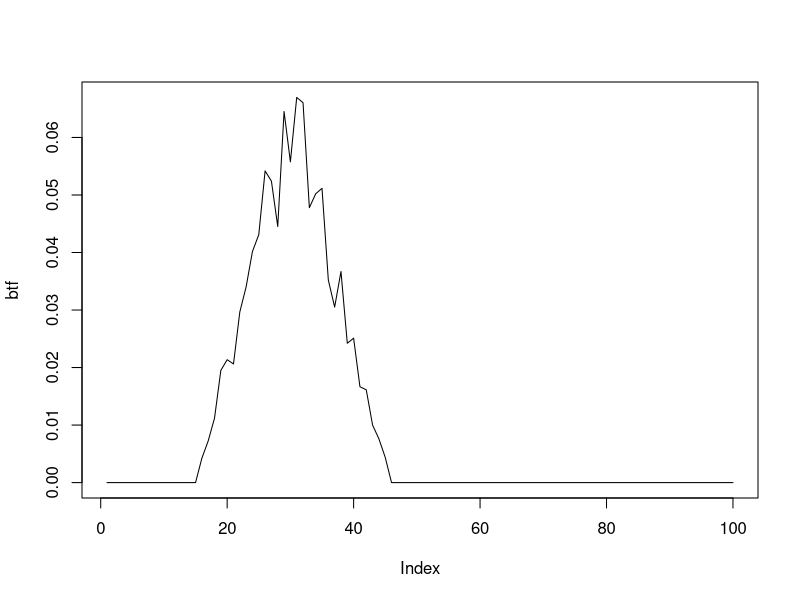
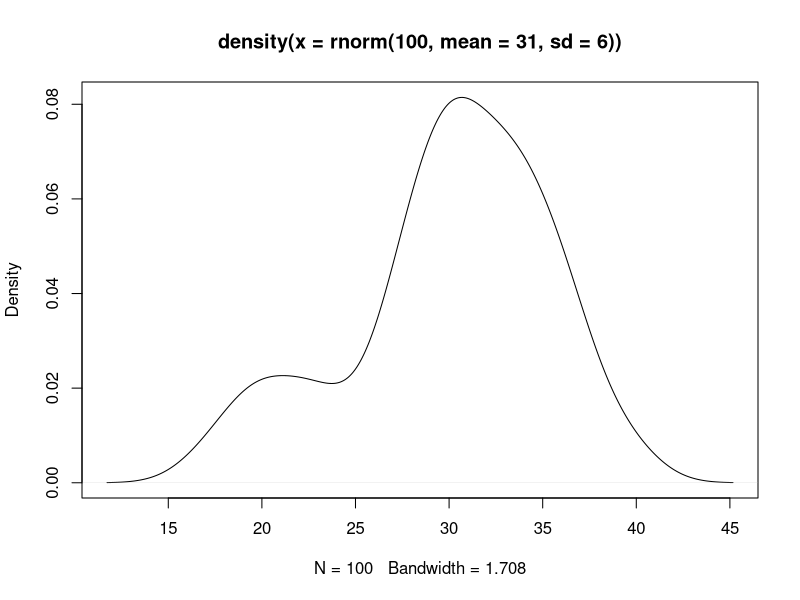

Source code (R) for these figures, in order:
#Wirtschaftsstatistik SS2021
#Vorlseung Nr.3) Demographie 3
#Anlegen der benötigten Daten
#maximales alter 100 daher werden 100x1 Vektoren gebraucht

#Bestehende Bevölkerung im Jahr t nach Altersklassen
#Am Anfang des Jahres
#Männer
ntm<-sample(seq(200,300),100,replace=TRUE)
#Frauen
ntf<-sample(seq(200,300),100,replace=TRUE)

#Am Ende des Jahres
ntmEnde<-sample(seq(100,150),100,replace=TRUE)
ntfEnde<-sample(seq(100,150),100,replace=TRUE)

#Geburten je Altersklasse anlegen

a<-c(seq(1:15),seq(from=15, to=1))
geburten<-c(rep(0,15),a,rep(0,55))
geburten

#Allgemeine Geburtenziffer
#Zahl aller Geburten durch die durchschnittlich anwesende Bevölkerung
#Durchschnittliche Bevölkerung
sum(ntm,ntmEnde)/2

sum(ntf,ntfEnde)/2

Bev<-sum(sum(ntf,ntfEnde)/2,sum(ntm,ntmEnde)/2);Bev
#Zahl aller Geburten
AGZ<-sum(geburten)/Bev;AGZ

#Allgemeine Geburtenrate
#Anzahl der Frauen im gebährfähigen Alter: alle Angaben in Zeilen 15 bis 45 aufsummieren
#Aufsummieren unde den Durchschnitt bilden von Zeil 15 bis 45
sum(ntf[1:45],ntfEnde[1:45])/2

AGR<-sum(geburten)/(sum(ntf[1:45],ntfEnde[1:45])/2);AGR
#Vergleich zeigt:
AGR;AGZ

#Weitere Spezialisierung: Altersspezifische Geburtenziffern
geburten
ntf


btf<-geburten/ntf;btf
plot(btf,type="l")
#Modellhaft nachempfunden
plot(density(rnorm(100,mean=31,sd=6)))

#Ableitung von Reproduktionsraten 
#Berechnung als gewichtetem Mittelwert
#altersspezifische Geburtenziffer je Altersklasse aufstellen
geburten
sum(ntf[1:45],ntfEnde[1:45])/2

geburten/ntfEnde

#Gewichte: relativer Anteil der jeweiligen Altersklasse an allen gebährfähigen Frauen
rel<-ntfEnde[1:45]/sum(ntfEnde[1:45]);rel
rel<-c(rep(0,14),ntfEnde[1:45]/sum(ntfEnde[1:45]),rep(0,41));length(rel)

#Total Fertility Rate berechnen:
#Aufsummieren der allgemeinen Geburtenrate der Jahre 15-49
TFR<-sum(geburten/ntf);TFR
#1000 Frauen würden demnach TFR*1000 Kinder gebären
TFR*1000

#Bruttoreproduktionsrate BRR
#sigmaf gibt den Frauenanteil an den Neugeborenen an
sigmaf<-0.487
BRR<-sigmaf*sum(geburten/ntf);BRR

#Nettoreproduktionsrate NRR
#Berücksichtigt die Sterblichkeit mit

sterb<-sample(rnorm(100,mean=0.4,sd=0.02),30,replace=TRUE)
sterb
